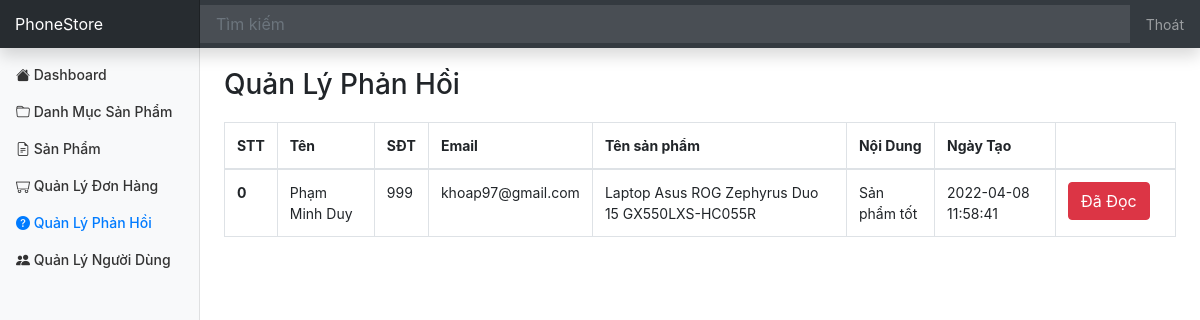
/Laptrinhweb/FeedbackAdmin (signed in), run on the app's committed database.
### tables this page shows
CREATE TABLE `feedback` (
  `id` int(11) NOT NULL,
  `note` varchar(500) DEFAULT NULL,
  `user_id` int(11) DEFAULT NULL,
  `product_id` int(11) NOT NULL,
  `created_at` datetime DEFAULT NULL,
  `updated_at` datetime DEFAULT NULL,
  `status` int(11) DEFAULT 0
);

CREATE TABLE `user` (
  `id` int(11) NOT NULL,
  `fullname` varchar(50) DEFAULT NULL,
  `email` varchar(150) DEFAULT NULL,
  `phone_number` varchar(20) DEFAULT NULL,
  `address` varchar(200) DEFAULT NULL,
  `password` varchar(32) DEFAULT NULL,
  `role_id` int(11) DEFAULT NULL,
  `deleted` int(11) NOT NULL
);

CREATE TABLE `product` (
  `id` int(11) NOT NULL,
  `category_id` int(11) DEFAULT NULL,
  `title` varchar(350) DEFAULT NULL,
  `price` int(15) DEFAULT NULL,
  `discount` int(15) DEFAULT NULL,
  `thumbnail` varchar(500) DEFAULT NULL,
  `description` longtext DEFAULT NULL,
  `created_at` datetime DEFAULT NULL,
  `updated_at` datetime DEFAULT NULL,
  `deleted` int(11) DEFAULT NULL
);

### Laptrinhweb/mvc/core/Controller.php (called while the page is built, shortened)
<?php
class Controller{
    public function view($view, $data=[]){
        require_once "mvc/views/". $view .".php";
    }
}
?>

### Laptrinhweb/mvc/controllers/FeedbackAdmin.php (called while the page is built, shortened)
<?php
class FeedbackAdmin extends Controller{
    public $feedbackModel;
    public function __construct() {
        $this->feedbackModel = $this->model("FeedbackModel");
    }
    public function SayHi(){
        $allFeedback = $this->feedbackModel->getAllFeedback();
        $this->view("feedback/feedbackAdmin",[
            "allFeedback"=>$allFeedback
        ]);
    }
}
?>

### Laptrinhweb/mvc/core/App.php (called while the page is built, shortened)
<?php
class App{
    protected $action = "SayHi";
    function __construct(){
        $arr = $this->UrlProcess();
        if( file_exists("./mvc/controllers/".$arr[0].".php") ){
            unset($arr[0]);
        }
        $this->controller = new $this->controller;
        $this->params = $arr ? array_values($arr) : [];
        call_user_func_array([$this->controller, $this->action], $this->params);
    }
    function UrlProcess(){
        if( isset($_GET["url"]) ){
            return explode("/", filter_var(trim($_GET["url"], "/")));
        }
    }
}
?>

### Laptrinhweb/index.php (called while the page is built, shortened)
<?php
$myApp = new App();
?>

### Laptrinhweb/mvc/core/DB.php (called while the page is built, shortened)
<?php
class DB {
    function executeResult($sql, $isSingle = false) {
        $data = null;
        $conn = mysqli_connect(HOST, USERNAME, PASSWORD, DATABASE);
        mysqli_set_charset($conn, 'utf8');
        $resultset = mysqli_query($conn, $sql);
        if($resultset){
            if($isSingle) {
                $data = mysqli_fetch_array($resultset, 1);
            } else {
                $data = [];
                while(($row = mysqli_fetch_array($resultset, 1)) != null) {
                    $data[] = $row;
                }
            }
        }
        return $data;
    }
}

### Laptrinhweb/mvc/models/FeedbackModel.php (called while the page is built, shortened)
<?php
class FeedbackModel extends DB{
    public function getAllFeedback(){
        $sql = "SELECT feedback.id,user.fullname,user.phone_number,user.email,feedback.note,feedback.updated_at,product.title,feedback.status
                FROM feedback,user,product
                WHERE feedback.user_id = user.id AND feedback.product_id=product.id
                order by status asc, updated_at desc";
	    $data = $this->executeResult($sql);
        return $data;
    }
}

### Laptrinhweb/mvc/views/feedback/feedbackAdmin.php (the view, shortened to what this page needs)
<?php
	require_once('mvc/views/blocks/header_admin.php');
?>
<div class="row" style="margin-top: 20px;">
	<div class="col-md-12 table-responsive">
		<h3>Quản Lý Phản Hồi</h3>
		<table class="table table-bordered table-hover" style="margin-top: 20px;">
			<thead>
				<tr>
					<th>STT</th>
					<th>Tên</th>
					<th>SĐT</th>
					<th>Email</th>
					<th>Tên sản phẩm</th>
					<th>Nội Dung</th>
					<th>Ngày Tạo</th>
					<th style="width: 120px"></th>
				</tr>
			</thead>
			<tbody>
<?php
	$countFeedback = count($data["allFeedback"]);
	for($i=0; $i<$countFeedback; $i++) {
		echo '<tr>
					<th>'.$i.'</th>
					<td>'.$data["allFeedback"][$i]['fullname'].'</td>
					<td>'.$data["allFeedback"][$i]['phone_number'].'</td>
					<td>'.$data["allFeedback"][$i]['email'].'</td>
					<td>'.$data["allFeedback"][$i]['title'].'</td>
					<td>'.$data["allFeedback"][$i]['note'].'</td>
					<td>'.$data["allFeedback"][$i]['updated_at'].'</td>
					<td style="width: 50px">';
		if($data["allFeedback"][$i]['status'] == 0) {
			echo '<a href="http://localhost/Laptrinhweb/FeedbackAdmin/updateStatusFeedback/'.$data["allFeedback"][$i]['id'].'"><button class="btn btn-danger">Đã Đọc</button><a/>';
		}
		echo '</td>
				</tr>';
	}
?>
			</tbody>
		</table>
	</div>
</div>
<?php
	require_once('mvc/views/blocks/footer_admin.php');
?>

### Laptrinhweb/public/css/dashboard.css (style rules this page uses)
body { font-size: .875rem; }

### data on the page
feedback: user.fullname "Phạm Minh Duy", user.phone_number "999", user.email "khoap97@gmail.com", product.title "Laptop Asus ROG Zephyrus Duo 15 GX550LXS-HC055R", note "Sản phẩm tốt", updated_at "2022-04-08 11:58:41"
